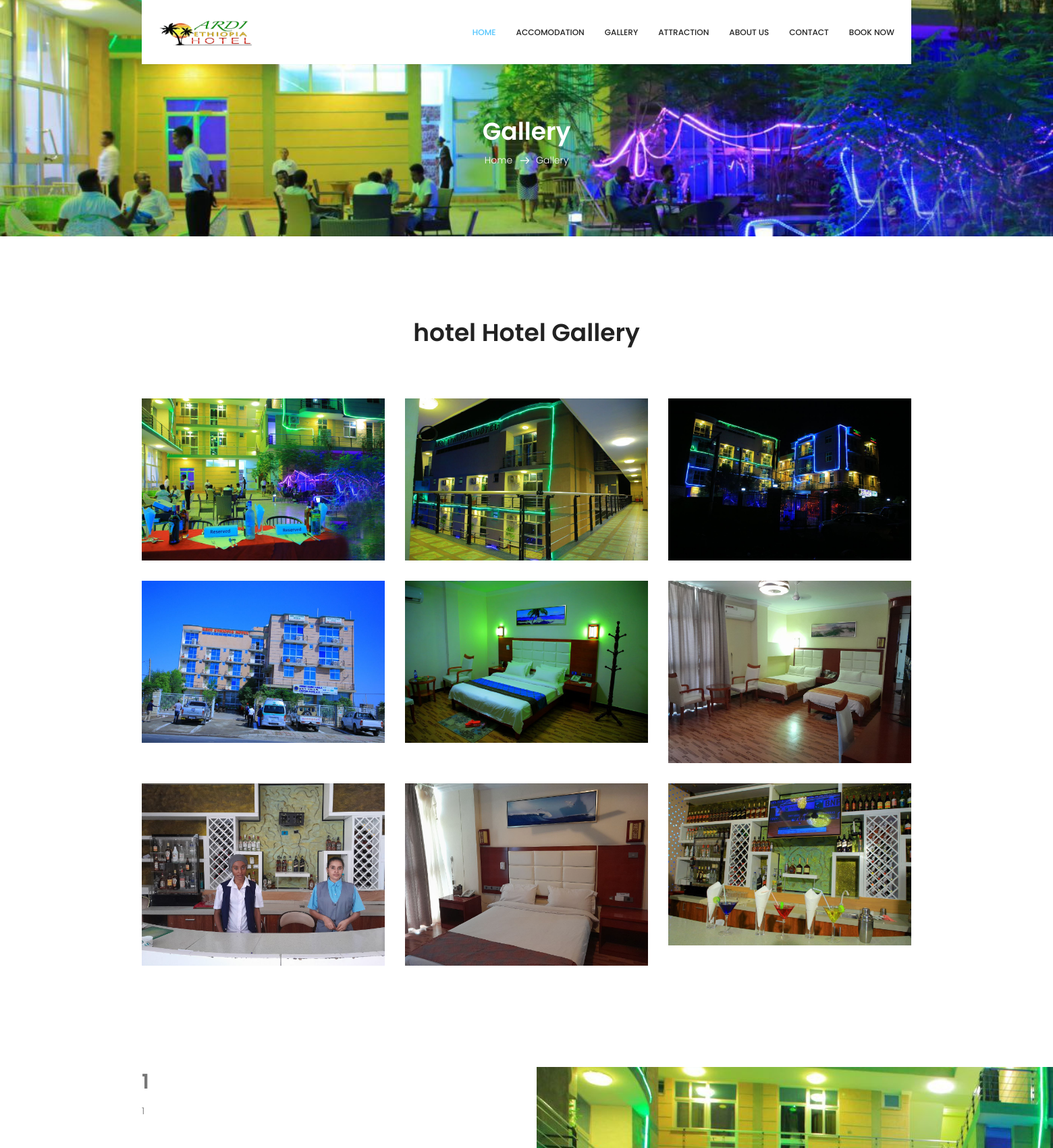
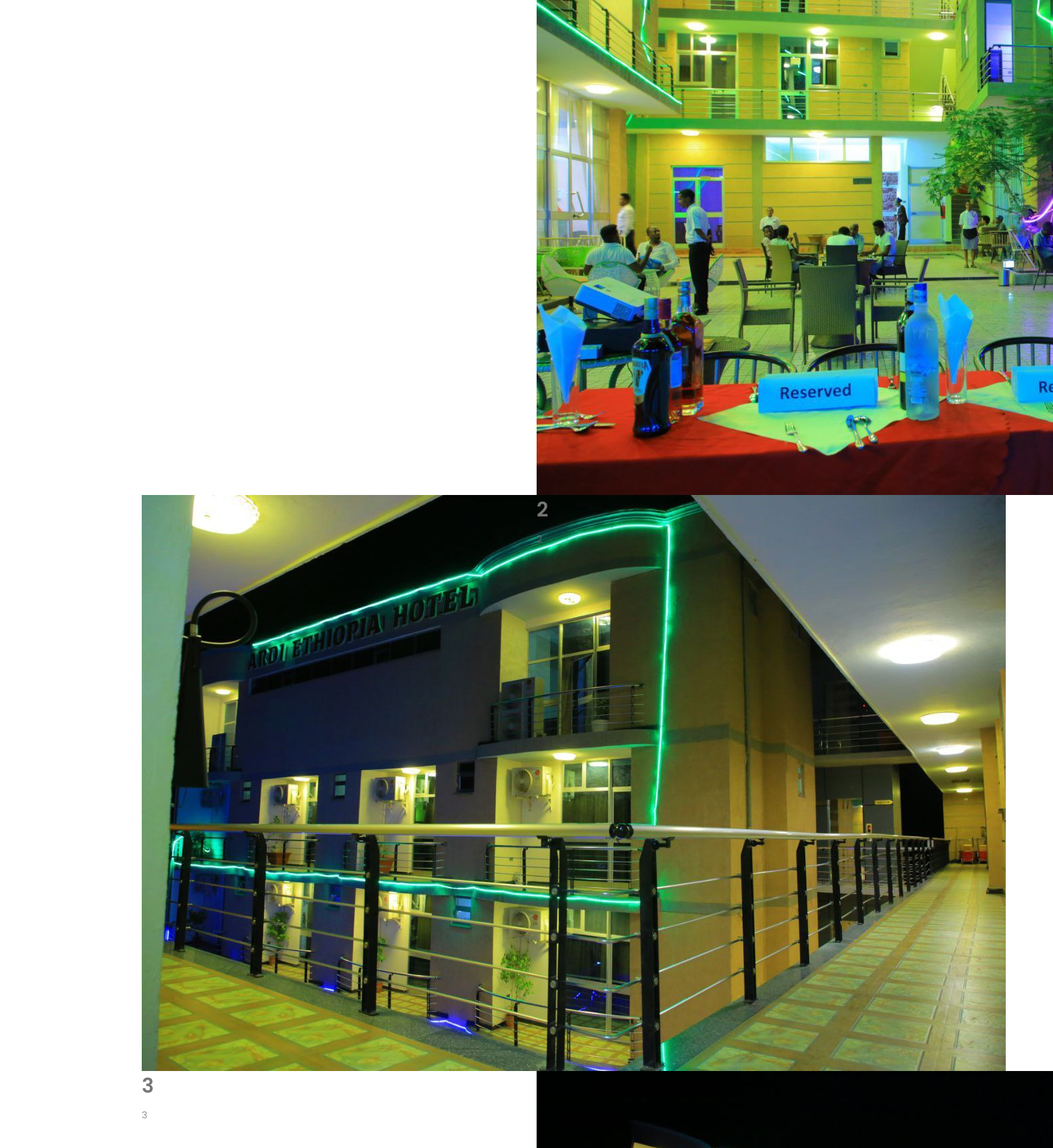
Page /gallery/ (upper part) on the committed database (2 pictures, top to bottom).
### website/models.py (models this page shows, shortened)
class Hotel(models.Model):
    name = models.CharField(max_length=255, verbose_name='Hotel Name')
    address = models.TextField(verbose_name='Address')
    phone_number1 = models.CharField(max_length=15, verbose_name='Phone Number 1')
    phone_number2 = models.CharField(max_length=15, verbose_name='Phone Number 2', blank=True, null=True)
    email = models.EmailField(verbose_name='Email')
    website = models.URLField(verbose_name='Website', blank=True, null=True)
    description = models.TextField(verbose_name='Description')
    logo = models.ImageField(upload_to='hotel_logos/', verbose_name='Hotel Logo', blank=True, null=True)
    class Meta:
        verbose_name = 'Hotel'
        verbose_name_plural = 'Hotels'

class HeaderImage(models.Model):
    title = models.CharField(max_length=255, verbose_name='Title')
    header_image = models.ImageField(upload_to='header_images/', verbose_name='Image')
    class Meta:
        verbose_name = 'Header Image'
        verbose_name_plural = 'Header Image'

class GalleryImage(models.Model):
    title = models.CharField(max_length=255, verbose_name='Title')
    description = models.TextField(verbose_name='Description', blank=True, null=True)
    image = models.ImageField(upload_to='gallery_images/', verbose_name='Image')
    class Meta:
        verbose_name = 'Gallery Image'
        verbose_name_plural = 'Gallery Images'

### website/views.py (the view)
# urls.py: path('gallery/',  views.gallery, name='gallery'),
def gallery(request):
    gallery_images = GalleryImage.objects.filter()
    context = {'gallery_images':gallery_images}
    context.update(data_for_all())
    return render(request,'gallery.html',context)

### website/views.py (called while the page is built)
def data_for_all():
    hotels = Hotel.objects.last()
    contact_info = ContactInfo.objects.last()
    about_us = AboutUs.objects.last()
    header_image = HeaderImage.objects.last()
    context={
             'contact_info':contact_info,
             'about_us':about_us,
             'header_image':header_image,
             'hotels':hotels}
    return context

### templates/gallery.html (shortened to what this page needs)
{% extends "base.html" %} {%load static %} {% block content %}
    <section class="breadcrumb_area">
        <div class="overlay bg-parallax" style="background: url('{{ header_image.header_image.url }}') no-repeat center/cover; background-attachment: fixed;" data-stellar-ratio="0.8" data-stellar-vertical-offset="0" data-background=""></div>
        <div class="container">
            <div class="page-cover text-center">
                <h2 class="page-cover-tittle">Gallery</h2>
                <ol class="breadcrumb">
                    <li><a href="index.html">Home</a></li>
                    <li class="active">Gallery</li>
                </ol>
            </div>
        </div>
    </section>
    <section class="gallery_area section_gap">
        <div class="container">
            <div class="section_title text-center">
                <h2 class="title_color">hotel Hotel Gallery</h2>
            </div>
            <div class="row imageGallery1" id="gallery">
                {% for gallery in gallery_images%}
                <div class="col-md-4 gallery_item">
                    <div class="gallery_img">
                        <img src="{{gallery.image.url}}" alt="">
                    </div>
                </div>
                {%endfor%}
            </div>
        </div>
    </section>
    <div class="container attraction-container">
        {% for gallery_image in gallery_images %}
            <div class="row">
                {% if forloop.counter|divisibleby:2 %}
                    <div class="col-md-6 attraction-image">
                        <img src="{{ gallery_image.image.url }}" alt="{{ gallery_image.title }}">
                    </div>
                    <div class="col-md-6 attraction-text">
                        <h2>{{ gallery_image.title }}</h2>
                        <p>{{ gallery_image.description }}</p>
                    </div>
                {% else %}
                    <div class="col-md-6 attraction-text">
                        <h2>{{ gallery_image.title }}</h2>
                        <p>{{ gallery_image.description }}</p>
                    </div>
                    <div class="col-md-6 attraction-image">
                        <img src="{{ gallery_image.image.url }}" alt="{{ gallery_image.title }}">
                    </div>
                {% endif %}
            </div>
        {% endfor %}
    </div>
{% endblock %}

### templates/header.html (shortened to what this page needs)
{%load static %}
<header class="header_area">
    <div class="container">
        <nav class="navbar navbar-expand-lg navbar-light">
            <a class="navbar-brand logo_h" href="{% url 'hotel:index' %}"><img src="{{hotels.logo.url}}" width="140" height="90" alt=""></a>
            <div class="collapse navbar-collapse offset" id="navbarSupportedContent">
                <ul class="nav navbar-nav menu_nav ml-auto">
                    <li class="nav-item active"><a class="nav-link" href="{% url 'hotel:index' %}">Home</a></li>
                    <li class="nav-item"><a class="nav-link" href="{% url 'hotel:accomodation' %}">Accomodation</a></li>
                    <li class="nav-item"><a class="nav-link" href="{% url 'hotel:gallery' %}">Gallery</a></li>
                    <li class="nav-item"><a class="nav-link" href="{% url 'hotel:attraction' %}">Attraction</a></li>
                    <li class="nav-item"><a class="nav-link" href="{% url 'hotel:about_us' %}">About us</a></li>
                    <li class="nav-item"><a class="nav-link" href="{% url 'hotel:contact_us' %}">Contact</a></li>
                    <li class="nav-item"><a class="nav-link" href="#" data-toggle="modal" data-target="#bookingModal">Book Now</a></li>
                </ul>
            </div>
        </nav>
    </div>
</header>

### assets/css/style.css (style rules this page uses)
a { text-decoration: none; -webkit-transition: all 0.3s ease-in-out; -o-transition: all 0.3s ease-in-out; transition: all 0.3s ease-in-out; }
body { line-height: 24px; font-size: 14px; font-family: "Poppins", sans-serif; font-weight: 300; color: #777777; }
section { background: #fff; }
h1, h2, h3, h4, h5, h6 { font-family: "Poppins", sans-serif; font-weight: 600; }
@media (min-width: 1200px) { .container { max-width: 1170px; } }
.section_gap { padding: 120px 0; }
.section_title { margin-bottom: 75px; }
.section_title h2 { font-size: 36px; line-height: 45px; font-weight: 600; }
.title_color { color: #222222; }
.header_area { position: absolute; top: 0; left: 0; width: 100%; z-index: 20; }
.navbar { padding: 0px; border: 0px; border-radius: 0px; }
.navbar { background: #fff; padding: 0px 25px; }
.navbar .logo_h { padding-top: 0px; }
.navbar .menu_nav .nav-item .nav-link { font: 500 12px/80px "Poppins", sans-serif; color: #222222; text-transform: uppercase; padding: 0px; }
.navbar .menu_nav .nav-item .nav-link:after { display: none; }
.navbar .menu_nav .nav-item:hover .nav-link, .navbar .menu_nav .nav-item.active .nav-link { color: #52c5fd; }
.navbar .menu_nav .nav-item + li { margin-left: 30px; }
.overlay { position: absolute; left: 0; right: 0; top: 0; height: 125%; bottom: 0; z-index: -1; }
.breadcrumb_area { position: relative; padding: 172px 0px 84px; background: #04091e; z-index: 1; overflow: hidden; }
.breadcrumb_area .bg-parallax { background: url(../image/about_banner.jpg) no-repeat scroll center 0/cover; opacity: 0.50; z-index: -1; }
.page-cover-tittle { display: block; font-size: 36px; line-height: 45px; color: #fff; }
.breadcrumb { text-align: center; background: transparent; padding: 0px; display: inline-block; }
.breadcrumb li { display: inline-block; color: #fff; }
.breadcrumb li a { color: #fff; }
.breadcrumb li + li:before { content: "\e87a"; font-family: 'Linearicons-Free'; font-size: 14px; font-weight: 600; vertical-align: middle; margin: 0px 10px 0px 7px; }
.gallery_item { margin-bottom: 30px; }
.gallery_item img { max-width: 100%; }
.gallery_item .gallery_img { position: relative; }
h2 { font-size: 30px; }
h1, h2, h3, h4, h5, h6 { line-height: 1.5em; }

### rows in the picture
Hotel: logo (picture)
HeaderImage: header_image (picture)
GalleryImage: image (picture), title "1", description "1"
GalleryImage: image (picture), title "2", description "2"
GalleryImage: image (picture), title "3", description "3"
GalleryImage: image (picture)
GalleryImage: image (picture)
GalleryImage: image (picture)
GalleryImage: image (picture)
GalleryImage: image (picture)
GalleryImage: image (picture)
